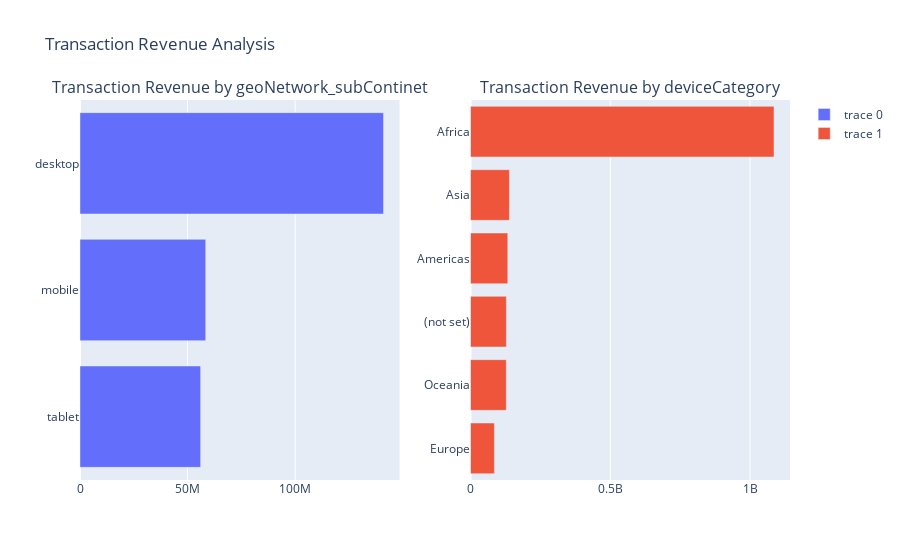

Notebook source saved alongside this figure:
### Code cell
import pandas as pd
import plotly.graph_objects as go
from plotly.subplots import make_subplots

# 첫번째 그래프 데이터
df_geoNetwork_continent = pd.DataFrame(df.groupby(df['geoNetwork_continent'])['totals_transactionRevenue'].mean()).reset_index()
df_geoNetwork_continent=df_geoNetwork_continent.dropna().sort_values('totals_transactionRevenue',ascending=True)

# 두번째 그래프 데이터
df_device_category=pd.DataFrame(df.groupby(df['device_deviceCategory'])['totals_transactionRevenue'].mean()).reset_index()
df_device_category=df_device_category.dropna().sort_values('totals_transactionRevenue',ascending=True)

#1X2 서브 플롯 생성
fig = make_subplots(rows=1,cols=2,subplot_titles=('Transaction Revenue by geoNetwork_subContinet','Transaction Revenue by deviceCategory'))

#'Device Category' 그래프를 첫번째 서브플롯에 추가(수평막대 그래프로 변경)
fig.add_trace(
    go.Bar(x=df_device_category['totals_transactionRevenue'],y=df_device_category['device_deviceCategory'],orientation='h'),
    row=1,col=1

)

#'Device Browser'그래프를 두번째 서브플롯에 추가(수평막대 그래프로 변경)
fig.add_trace(
    go.Bar(x=df_geoNetwork_continent['totals_transactionRevenue'],y=df_geoNetwork_continent['geoNetwork_continent'],orientation='h'),
    row=1 , col=2
)

# 레이아웃 업데이트 및 출력
fig.update_layout(title_text="Transaction Revenue Analysis")
fig.show()

### Figure 1 — Plotly figure (JSON) as saved in the notebook; plotly's stock layout.template omitted (floating-point values rounded to 4 significant figures)
{"data": [{"orientation": "h", "type": "bar", "x": [56080000.0, 58430000.0, 141100000.0], "xaxis": "x", "y": ["tablet", "mobile", "desktop"], "yaxis": "y"}, {"orientation": "h", "type": "bar", "x": [85410000.0, 128100000.0, 128300000.0, 133400000.0, 139214720, 1085970000], "xaxis": "x2", "y": ["Europe", "Oceania", "(not set)", "Americas", "Asia", "Africa"], "yaxis": "y2"}], "layout": {"annotations": [{"font": {"size": 16}, "showarrow": false, "text": "Transaction Revenue by geoNetwork_subContinet", "x": 0.225, "xanchor": "center", "xref": "paper", "y": 1, "yanchor": "bottom", "yref": "paper"}, {"font": {"size": 16}, "showarrow": false, "text": "Transaction Revenue by deviceCategory", "x": 0.775, "xanchor": "center", "xref": "paper", "y": 1, "yanchor": "bottom", "yref": "paper"}], "title": {"text": "Transaction Revenue Analysis"}, "xaxis": {"anchor": "y", "domain": [0, 0.45]}, "xaxis2": {"anchor": "y2", "domain": [0.55, 1]}, "yaxis": {"anchor": "x", "domain": [0, 1]}, "yaxis2": {"anchor": "x2", "domain": [0, 1]}}}
